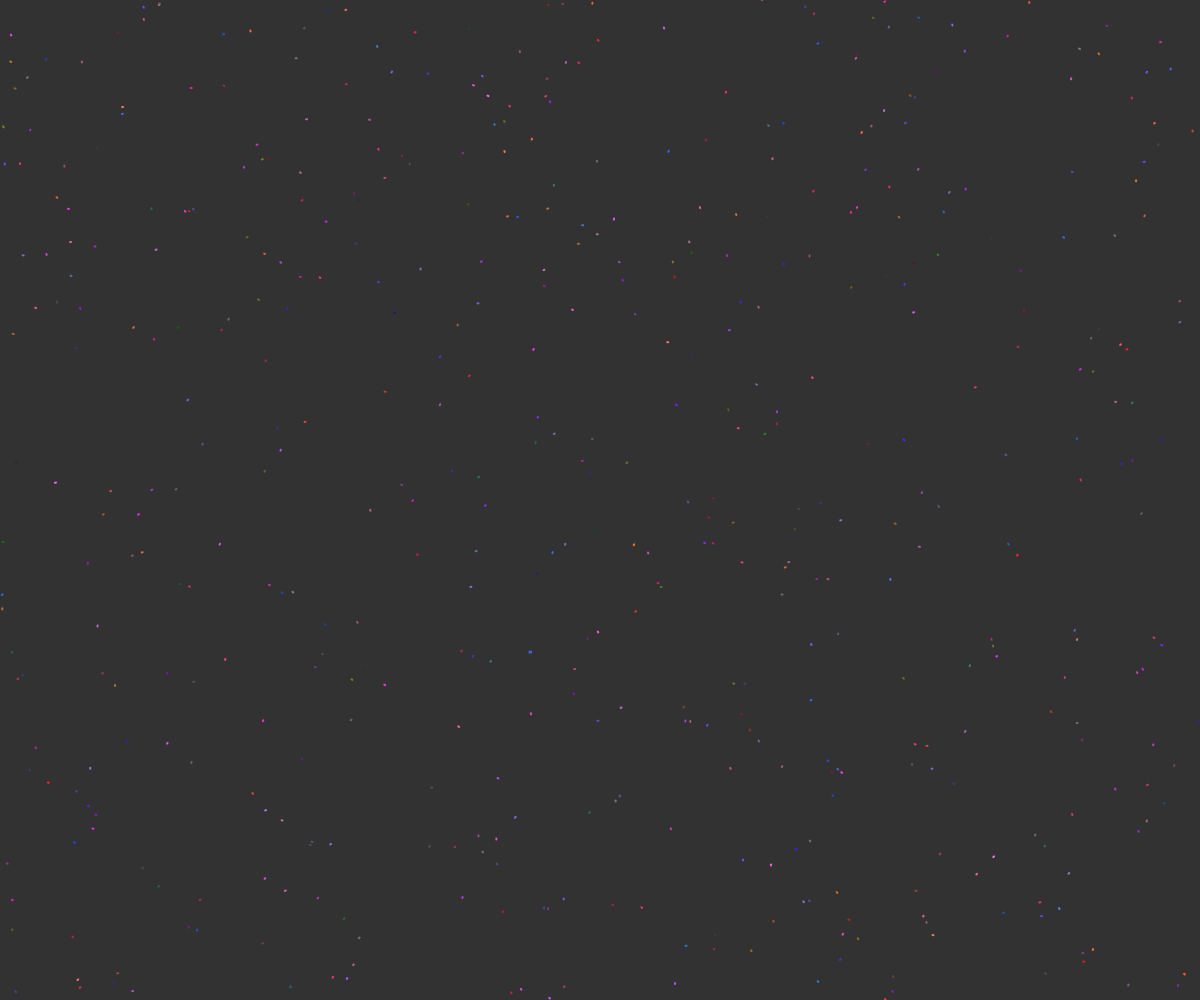
Frame 1 (no input)
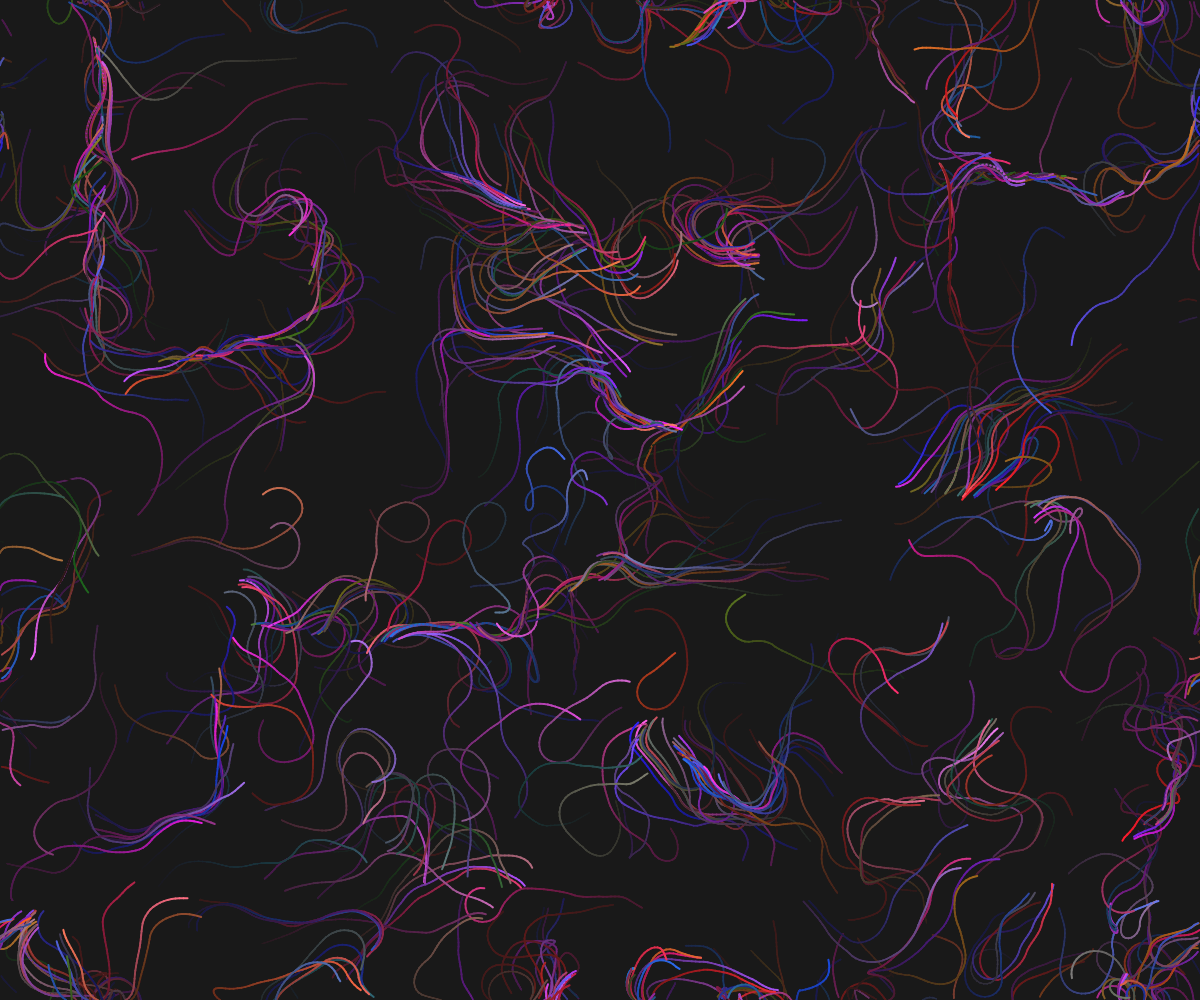
Frame 60 (no input)
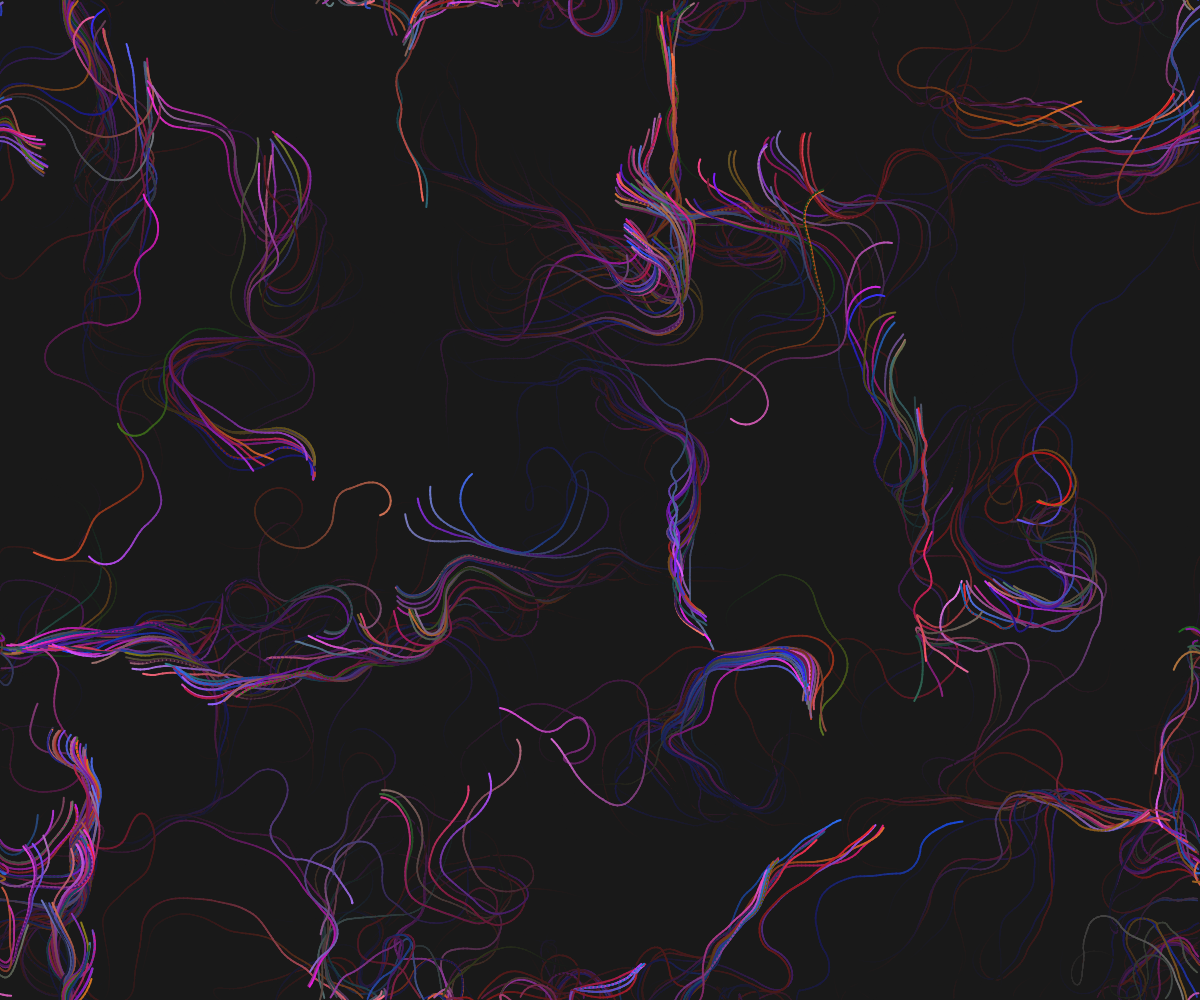
Frame 120 (the mouse pressed at the canvas centre since frame 60)

The p5.js sketch that drew these frames (run headless with seeded random() and noise() and a simulated clock; from frame 60 on, the mouse is pressed at the canvas centre):

// p5.js sketch
// ── sketch.js
var inc = 0.1;
var scl = 25;
var cols, rows;

var zoff = 0;
var isTail = false;
var isClear = false;
var fr;

var particles = [];

var flowfield;

function setup() {
  createCanvas(window.innerWidth, window.innerHeight);
  cols = floor(width / scl);
  rows = floor(height / scl);
  flowfield = new Array(cols * rows);
  for (var i = 0; i < 500; i++) {
    particles[i] = new Particle();
  }
  background(51);
  alert("Click and hold to show path");
  noFill();
}

function mouseClicked() {
  isTail = !isTail;
}
function draw() {
  if (!isTail) {
    noCursor();
    background(0, 5);
  } else {
    cursor();
  }
  var yoff = 0;
  for (var y = 0; y < rows; y++) {
    var xoff = 0;
    for (var x = 0; x < cols; x++) {
      var index = x + y * cols;
      var angle = noise(xoff, yoff, zoff) * TWO_PI * 4;
      var v = p5.Vector.fromAngle(angle);
      v.setMag(1);
      flowfield[index] = v;
      xoff += inc;
    }
    yoff += inc;

    zoff += 0.0003;
  }

  for (var i = 0; i < particles.length; i++) {
    particles[i].follow(flowfield);
    particles[i].update();
    particles[i].edges();
    particles[i].show();
  }
}

// ── particle.js
// Daniel Shiffman
// http://codingtra.in
// http://patreon.com/codingtrain
// Code for: https://youtu.be/BjoM9oKOAKY

class Particle {
  constructor() {
    this.pos = createVector(random(width), random(height));
    this.vel = createVector(0, 0);
    this.acc = createVector(0, 0);
    this.maxspeed = 4;
    this.prevPos = this.pos.copy();
    this.r = random(25, 255);
    this.g = random(25, 125);
    this.b = random(25, 255);
  }

  update() {
    this.vel.add(this.acc);
    this.vel.limit(this.maxspeed);
    this.pos.add(this.vel);
    this.acc.mult(0);
  }

  follow(vectors) {
    var x = floor(this.pos.x / scl);
    var y = floor(this.pos.y / scl);
    var index = x + y * cols;
    var force = vectors[index];
    this.applyForce(force);
  }

  applyForce(force) {
    this.acc.add(force);
  }

  show() {
    stroke(this.r, this.g, this.b, 255);
    strokeWeight(2);
    line(this.pos.x, this.pos.y, this.prevPos.x, this.prevPos.y);
    this.updatePrev();
  }

  updatePrev() {
    this.prevPos.x = this.pos.x;
    this.prevPos.y = this.pos.y;
  }

  edges() {
    if (this.pos.x > width) {
      this.pos.x = 0;
      this.updatePrev();
    }
    if (this.pos.x < 0) {
      this.pos.x = width;
      this.updatePrev();
    }
    if (this.pos.y > height) {
      this.pos.y = 0;
      this.updatePrev();
    }
    if (this.pos.y < 0) {
      this.pos.y = height;
      this.updatePrev();
    }
  }
}
